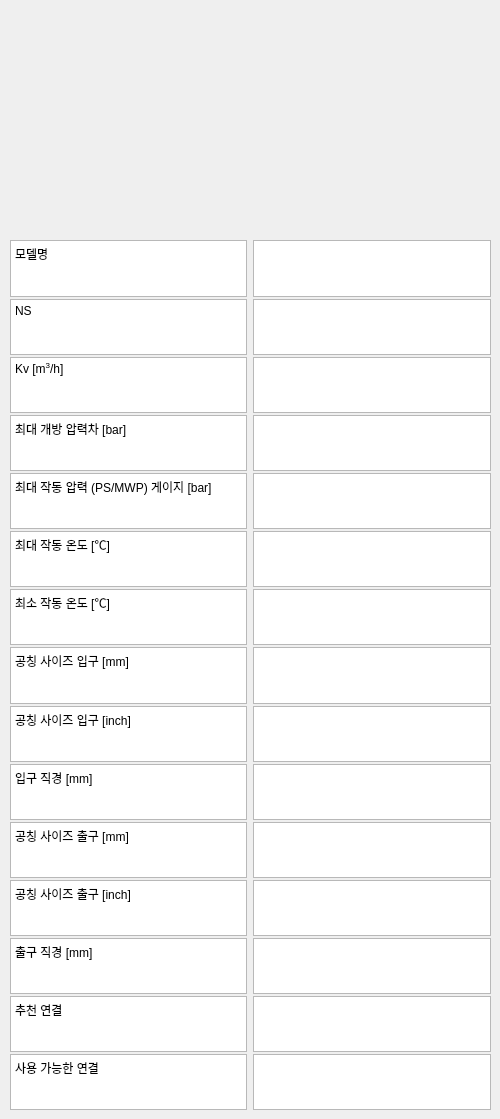
   <widget class="QWidget" name="top_tab">
    <attribute name="title">
     <string/>
    </attribute>
    <widget class="QLabel" name="valve_top_fig">
     <property name="geometry">
      <rect>
       <x>40</x>
       <y>10</y>
       <width>401</width>
       <height>221</height>
      </rect>
     </property>
     <property name="text">
      <string/>
     </property>
    </widget>
    <widget class="QWidget" name="gridLayoutWidget_2">
     <property name="geometry">
      <rect>
       <x>10</x>
       <y>240</y>
       <width>481</width>
       <height>870</height>
      </rect>
     </property>
     <layout class="QGridLayout" name="gridLayout_2" rowstretch="0,0,0,0,0,0,0,0,0,0,0,0,0,0,0" columnstretch="0,0">
      <property name="sizeConstraint">
       <enum>QLayout::SizeConstraint::SetDefaultConstraint</enum>
      </property>
      <property name="verticalSpacing">
       <number>2</number>
      </property>
      <item row="4" column="0">
       <widget class="QTextEdit" name="textEdit_10">
        <property name="html">
         <string>&lt;!DOCTYPE HTML PUBLIC &quot;-//W3C//DTD HTML 4.0//EN&quot; &quot;http://www.w3.org/TR/REC-html40/strict.dtd&quot;&gt;
&lt;html&gt;&lt;head&gt;&lt;meta name=&quot;qrichtext&quot; content=&quot;1&quot; /&gt;&lt;meta charset=&quot;utf-8&quot; /&gt;&lt;style type=&quot;text/css&quot;&gt;
p, li { white-space: pre-wrap; }
hr { height: 1px; border-width: 0; }
li.unchecked::marker { content: &quot;\2610&quot;; }
li.checked::marker { content: &quot;\2612&quot;; }
&lt;/style&gt;&lt;/head&gt;&lt;body style=&quot; font-family:'맑은 고딕'; font-size:9pt; font-weight:400; font-style:normal;&quot;&gt;
&lt;p style=&quot; margin-top:0px; margin-bottom:0px; margin-left:0px; margin-right:0px; -qt-block-indent:0; text-indent:0px;&quot;&gt;&lt;span style=&quot; font-family:'Gulim';&quot;&gt;최대 작동 압력 (PS/MWP) 게이지 [bar]&lt;/span&gt;&lt;/p&gt;&lt;/body&gt;&lt;/html&gt;</string>
        </property>
       </widget>
      </item>
      <item row="8" column="0">
       <widget class="QTextEdit" name="textEdit_18">
        <property name="html">
         <string>&lt;!DOCTYPE HTML PUBLIC &quot;-//W3C//DTD HTML 4.0//EN&quot; &quot;http://www.w3.org/TR/REC-html40/strict.dtd&quot;&gt;
&lt;html&gt;&lt;head&gt;&lt;meta name=&quot;qrichtext&quot; content=&quot;1&quot; /&gt;&lt;meta charset=&quot;utf-8&quot; /&gt;&lt;style type=&quot;text/css&quot;&gt;
p, li { white-space: pre-wrap; }
hr { height: 1px; border-width: 0; }
li.unchecked::marker { content: &quot;\2610&quot;; }
li.checked::marker { content: &quot;\2612&quot;; }
&lt;/style&gt;&lt;/head&gt;&lt;body style=&quot; font-family:'맑은 고딕'; font-size:9pt; font-weight:400; font-style:normal;&quot;&gt;
&lt;p style=&quot; margin-top:0px; margin-bottom:0px; margin-left:0px; margin-right:0px; -qt-block-indent:0; text-indent:0px;&quot;&gt;&lt;span style=&quot; font-family:'Gulim';&quot;&gt;공칭 사이즈 입구 [inch]&lt;/span&gt;&lt;/p&gt;&lt;/body&gt;&lt;/html&gt;</string>
        </property>
       </widget>
      </item>
      <item row="10" column="1">
       <widget class="QTextEdit" name="outlet_size_mm_2"/>
      </item>
      <item row="7" column="1">
       <widget class="QTextEdit" name="inlet_size_mm_2"/>
      </item>
      <item row="14" column="0">
       <widget class="QTextEdit" name="textEdit_30">
        <property name="html">
         <string>&lt;!DOCTYPE HTML PUBLIC &quot;-//W3C//DTD HTML 4.0//EN&quot; &quot;http://www.w3.org/TR/REC-html40/strict.dtd&quot;&gt;
&lt;html&gt;&lt;head&gt;&lt;meta name=&quot;qrichtext&quot; content=&quot;1&quot; /&gt;&lt;meta charset=&quot;utf-8&quot; /&gt;&lt;style type=&quot;text/css&quot;&gt;
p, li { white-space: pre-wrap; }
hr { height: 1px; border-width: 0; }
li.unchecked::marker { content: &quot;\2610&quot;; }
li.checked::marker { content: &quot;\2612&quot;; }
&lt;/style&gt;&lt;/head&gt;&lt;body style=&quot; font-family:'맑은 고딕'; font-size:9pt; font-weight:400; font-style:normal;&quot;&gt;
&lt;p style=&quot; margin-top:0px; margin-bottom:0px; margin-left:0px; margin-right:0px; -qt-block-indent:0; text-indent:0px;&quot;&gt;&lt;span style=&quot; font-family:'Gulim';&quot;&gt;사용 가능한 연결&lt;/span&gt;&lt;/p&gt;&lt;/body&gt;&lt;/html&gt;</string>
        </property>
       </widget>
      </item>
      <item row="0" column="0">
       <widget class="QTextEdit" name="textEdit_20">
        <property name="html">
         <string>&lt;!DOCTYPE HTML PUBLIC &quot;-//W3C//DTD HTML 4.0//EN&quot; &quot;http://www.w3.org/TR/REC-html40/strict.dtd&quot;&gt;
&lt;html&gt;&lt;head&gt;&lt;meta name=&quot;qrichtext&quot; content=&quot;1&quot; /&gt;&lt;meta charset=&quot;utf-8&quot; /&gt;&lt;style type=&quot;text/css&quot;&gt;
p, li { white-space: pre-wrap; }
hr { height: 1px; border-width: 0; }
li.unchecked::marker { content: &quot;\2610&quot;; }
li.checked::marker { content: &quot;\2612&quot;; }
&lt;/style&gt;&lt;/head&gt;&lt;body style=&quot; font-family:'맑은 고딕'; font-size:9pt; font-weight:400; font-style:normal;&quot;&gt;
&lt;p style=&quot; margin-top:0px; margin-bottom:0px; margin-left:0px; margin-right:0px; -qt-block-indent:0; text-indent:0px;&quot;&gt;&lt;span style=&quot; font-family:'Gulim';&quot;&gt;모델명&lt;/span&gt;&lt;/p&gt;&lt;/body&gt;&lt;/html&gt;</string>
        </property>
       </widget>
      </item>
      <item row="9" column="0">
       <widget class="QTextEdit" name="textEdit_26">
        <property name="html">
         <string>&lt;!DOCTYPE HTML PUBLIC &quot;-//W3C//DTD HTML 4.0//EN&quot; &quot;http://www.w3.org/TR/REC-html40/strict.dtd&quot;&gt;
&lt;html&gt;&lt;head&gt;&lt;meta name=&quot;qrichtext&quot; content=&quot;1&quot; /&gt;&lt;meta charset=&quot;utf-8&quot; /&gt;&lt;style type=&quot;text/css&quot;&gt;
p, li { white-space: pre-wrap; }
hr { height: 1px; border-width: 0; }
li.unchecked::marker { content: &quot;\2610&quot;; }
li.checked::marker { content: &quot;\2612&quot;; }
&lt;/style&gt;&lt;/head&gt;&lt;body style=&quot; font-family:'맑은 고딕'; font-size:9pt; font-weight:400; font-style:normal;&quot;&gt;
&lt;p style=&quot; margin-top:0px; margin-bottom:0px; margin-left:0px; margin-right:0px; -qt-block-indent:0; text-indent:0px;&quot;&gt;&lt;span style=&quot; font-family:'Gulim';&quot;&gt;입구 직경 [mm]&lt;/span&gt;&lt;/p&gt;&lt;/body&gt;&lt;/html&gt;</string>
        </property>
       </widget>
      </item>
      <item row="0" column="1">
       <widget class="QTextEdit" name="model_2"/>
      </item>
      <item row="3" column="0">
       <widget class="QTextEdit" name="textEdit_12">
        <property name="html">
         <string>&lt;!DOCTYPE HTML PUBLIC &quot;-//W3C//DTD HTML 4.0//EN&quot; &quot;http://www.w3.org/TR/REC-html40/strict.dtd&quot;&gt;
&lt;html&gt;&lt;head&gt;&lt;meta name=&quot;qrichtext&quot; content=&quot;1&quot; /&gt;&lt;meta charset=&quot;utf-8&quot; /&gt;&lt;style type=&quot;text/css&quot;&gt;
p, li { white-space: pre-wrap; }
hr { height: 1px; border-width: 0; }
li.unchecked::marker { content: &quot;\2610&quot;; }
li.checked::marker { content: &quot;\2612&quot;; }
&lt;/style&gt;&lt;/head&gt;&lt;body style=&quot; font-family:'맑은 고딕'; font-size:9pt; font-weight:400; font-style:normal;&quot;&gt;
&lt;p style=&quot; margin-top:0px; margin-bottom:0px; margin-left:0px; margin-right:0px; -qt-block-indent:0; text-indent:0px;&quot;&gt;&lt;span style=&quot; font-family:'Gulim';&quot;&gt;최대 개방 압력차 [bar]&lt;/span&gt;&lt;/p&gt;&lt;/body&gt;&lt;/html&gt;</string>
        </property>
       </widget>
      </item>
      <item row="6" column="1">
       <widget class="QTextEdit" name="min_T_2"/>
      </item>
      <item row="10" column="0">
       <widget class="QTextEdit" name="textEdit_22">
        <property name="html">
         <string>&lt;!DOCTYPE HTML PUBLIC &quot;-//W3C//DTD HTML 4.0//EN&quot; &quot;http://www.w3.org/TR/REC-html40/strict.dtd&quot;&gt;
&lt;html&gt;&lt;head&gt;&lt;meta name=&quot;qrichtext&quot; content=&quot;1&quot; /&gt;&lt;meta charset=&quot;utf-8&quot; /&gt;&lt;style type=&quot;text/css&quot;&gt;
p, li { white-space: pre-wrap; }
hr { height: 1px; border-width: 0; }
li.unchecked::marker { content: &quot;\2610&quot;; }
li.checked::marker { content: &quot;\2612&quot;; }
&lt;/style&gt;&lt;/head&gt;&lt;body style=&quot; font-family:'맑은 고딕'; font-size:9pt; font-weight:400; font-style:normal;&quot;&gt;
&lt;p style=&quot; margin-top:0px; margin-bottom:0px; margin-left:0px; margin-right:0px; -qt-block-indent:0; text-indent:0px;&quot;&gt;&lt;span style=&quot; font-family:'Gulim';&quot;&gt;공칭 사이즈 출구 [mm]&lt;/span&gt;&lt;/p&gt;&lt;/body&gt;&lt;/html&gt;</string>
        </property>
       </widget>
      </item>
      <item row="12" column="1">
       <widget class="QTextEdit" name="outlet_dia_2"/>
      </item>
      <item row="6" column="0">
       <widget class="QTextEdit" name="textEdit_14">
        <property name="html">
         <string>&lt;!DOCTYPE HTML PUBLIC &quot;-//W3C//DTD HTML 4.0//EN&quot; &quot;http://www.w3.org/TR/REC-html40/strict.dtd&quot;&gt;
&lt;html&gt;&lt;head&gt;&lt;meta name=&quot;qrichtext&quot; content=&quot;1&quot; /&gt;&lt;meta charset=&quot;utf-8&quot; /&gt;&lt;style type=&quot;text/css&quot;&gt;
p, li { white-space: pre-wrap; }
hr { height: 1px; border-width: 0; }
li.unchecked::marker { content: &quot;\2610&quot;; }
li.checked::marker { content: &quot;\2612&quot;; }
&lt;/style&gt;&lt;/head&gt;&lt;body style=&quot; font-family:'맑은 고딕'; font-size:9pt; font-weight:400; font-style:normal;&quot;&gt;
&lt;p style=&quot; margin-top:0px; margin-bottom:0px; margin-left:0px; margin-right:0px; -qt-block-indent:0; text-indent:0px;&quot;&gt;&lt;span style=&quot; font-family:'Gulim';&quot;&gt;최소 작동 온도 [℃]&lt;/span&gt;&lt;/p&gt;&lt;/body&gt;&lt;/html&gt;</string>
        </property>
       </widget>
      </item>
      <item row="5" column="1">
       <widget class="QTextEdit" name="max_T_2"/>
      </item>
      <item row="4" column="1">
       <widget class="QTextEdit" name="max_p_2"/>
      </item>
      <item row="12" column="0">
       <widget class="QTextEdit" name="textEdit_32">
        <property name="html">
         <string>&lt;!DOCTYPE HTML PUBLIC &quot;-//W3C//DTD HTML 4.0//EN&quot; &quot;http://www.w3.org/TR/REC-html40/strict.dtd&quot;&gt;
&lt;html&gt;&lt;head&gt;&lt;meta name=&quot;qrichtext&quot; content=&quot;1&quot; /&gt;&lt;meta charset=&quot;utf-8&quot; /&gt;&lt;style type=&quot;text/css&quot;&gt;
p, li { white-space: pre-wrap; }
hr { height: 1px; border-width: 0; }
li.unchecked::marker { content: &quot;\2610&quot;; }
li.checked::marker { content: &quot;\2612&quot;; }
&lt;/style&gt;&lt;/head&gt;&lt;body style=&quot; font-family:'맑은 고딕'; font-size:9pt; font-weight:400; font-style:normal;&quot;&gt;
&lt;p style=&quot; margin-top:0px; margin-bottom:0px; margin-left:0px; margin-right:0px; -qt-block-indent:0; text-indent:0px;&quot;&gt;&lt;span style=&quot; font-family:'Gulim';&quot;&gt;출구 직경 [mm]&lt;/span&gt;&lt;/p&gt;&lt;/body&gt;&lt;/html&gt;</string>
        </property>
       </widget>
      </item>
      <item row="11" column="1">
       <widget class="QTextEdit" name="outlet_size_inch_2"/>
      </item>
      <item row="7" column="0">
       <widget class="QTextEdit" name="textEdit_31">
        <property name="html">
         <string>&lt;!DOCTYPE HTML PUBLIC &quot;-//W3C//DTD HTML 4.0//EN&quot; &quot;http://www.w3.org/TR/REC-html40/strict.dtd&quot;&gt;
&lt;html&gt;&lt;head&gt;&lt;meta name=&quot;qrichtext&quot; content=&quot;1&quot; /&gt;&lt;meta charset=&quot;utf-8&quot; /&gt;&lt;style type=&quot;text/css&quot;&gt;
p, li { white-space: pre-wrap; }
hr { height: 1px; border-width: 0; }
li.unchecked::marker { content: &quot;\2610&quot;; }
li.checked::marker { content: &quot;\2612&quot;; }
&lt;/style&gt;&lt;/head&gt;&lt;body style=&quot; font-family:'맑은 고딕'; font-size:9pt; font-weight:400; font-style:normal;&quot;&gt;
&lt;p style=&quot; margin-top:0px; margin-bottom:0px; margin-left:0px; margin-right:0px; -qt-block-indent:0; text-indent:0px;&quot;&gt;&lt;span style=&quot; font-family:'Gulim';&quot;&gt;공칭 사이즈 입구 [mm]&lt;/span&gt;&lt;/p&gt;&lt;/body&gt;&lt;/html&gt;</string>
        </property>
       </widget>
      </item>
      <item row="11" column="0">
       <widget class="QTextEdit" name="textEdit_24">
        <property name="html">
         <string>&lt;!DOCTYPE HTML PUBLIC &quot;-//W3C//DTD HTML 4.0//EN&quot; &quot;http://www.w3.org/TR/REC-html40/strict.dtd&quot;&gt;
&lt;html&gt;&lt;head&gt;&lt;meta name=&quot;qrichtext&quot; content=&quot;1&quot; /&gt;&lt;meta charset=&quot;utf-8&quot; /&gt;&lt;style type=&quot;text/css&quot;&gt;
p, li { white-space: pre-wrap; }
hr { height: 1px; border-width: 0; }
li.unchecked::marker { content: &quot;\2610&quot;; }
li.checked::marker { content: &quot;\2612&quot;; }
&lt;/style&gt;&lt;/head&gt;&lt;body style=&quot; font-family:'맑은 고딕'; font-size:9pt; font-weight:400; font-style:normal;&quot;&gt;
&lt;p style=&quot; margin-top:0px; margin-bottom:0px; margin-left:0px; margin-right:0px; -qt-block-indent:0; text-indent:0px;&quot;&gt;&lt;span style=&quot; font-family:'Gulim';&quot;&gt;공칭 사이즈 출구 [inch]&lt;/span&gt;&lt;/p&gt;&lt;/body&gt;&lt;/html&gt;</string>
        </property>
       </widget>
      </item>
      <item row="13" column="0">
       <widget class="QTextEdit" name="textEdit_28">
        <property name="html">
         <string>&lt;!DOCTYPE HTML PUBLIC &quot;-//W3C//DTD HTML 4.0//EN&quot; &quot;http://www.w3.org/TR/REC-html40/strict.dtd&quot;&gt;
&lt;html&gt;&lt;head&gt;&lt;meta name=&quot;qrichtext&quot; content=&quot;1&quot; /&gt;&lt;meta charset=&quot;utf-8&quot; /&gt;&lt;style type=&quot;text/css&quot;&gt;
p, li { white-space: pre-wrap; }
hr { height: 1px; border-width: 0; }
li.unchecked::marker { content: &quot;\2610&quot;; }
li.checked::marker { content: &quot;\2612&quot;; }
&lt;/style&gt;&lt;/head&gt;&lt;body style=&quot; font-family:'맑은 고딕'; font-size:9pt; font-weight:400; font-style:normal;&quot;&gt;
&lt;p style=&quot; margin-top:0px; margin-bottom:0px; margin-left:0px; margin-right:0px; -qt-block-indent:0; text-indent:0px;&quot;&gt;&lt;span style=&quot; font-family:'Gulim';&quot;&gt;추천 연결&lt;/span&gt;&lt;/p&gt;&lt;/body&gt;&lt;/html&gt;</string>
        </property>
       </widget>
      </item>
      <item row="8" column="1">
       <widget class="QTextEdit" name="inlet_size_inch_2"/>
      </item>
      <item row="2" column="1">
       <widget class="QTextEdit" name="Kv_2"/>
      </item>
      <item row="9" column="1">
       <widget class="QTextEdit" name="inlet_dia_2"/>
      </item>
      <item row="2" column="0">
       <widget class="QTextEdit" name="textEdit_8">
        <property name="html">
         <string>&lt;!DOCTYPE HTML PUBLIC &quot;-//W3C//DTD HTML 4.0//EN&quot; &quot;http://www.w3.org/TR/REC-html40/strict.dtd&quot;&gt;
&lt;html&gt;&lt;head&gt;&lt;meta name=&quot;qrichtext&quot; content=&quot;1&quot; /&gt;&lt;meta charset=&quot;utf-8&quot; /&gt;&lt;style type=&quot;text/css&quot;&gt;
p, li { white-space: pre-wrap; }
hr { height: 1px; border-width: 0; }
li.unchecked::marker { content: &quot;\2610&quot;; }
li.checked::marker { content: &quot;\2612&quot;; }
&lt;/style&gt;&lt;/head&gt;&lt;body style=&quot; font-family:'맑은 고딕'; font-size:9pt; font-weight:400; font-style:normal;&quot;&gt;
&lt;p style=&quot; margin-top:0px; margin-bottom:0px; margin-left:0px; margin-right:0px; -qt-block-indent:0; text-indent:0px;&quot;&gt;&lt;span style=&quot; font-family:'Gulim';&quot;&gt;Kv [m&lt;/span&gt;&lt;span style=&quot; font-family:'Gulim'; vertical-align:super;&quot;&gt;3&lt;/span&gt;&lt;span style=&quot; font-family:'Gulim';&quot;&gt;/h]&lt;/span&gt;&lt;/p&gt;&lt;/body&gt;&lt;/html&gt;</string>
        </property>
       </widget>
      </item>
      <item row="1" column="1">
       <widget class="QTextEdit" name="NS_2"/>
      </item>
      <item row="3" column="1">
       <widget class="QTextEdit" name="max_dp_2"/>
      </item>
      <item row="14" column="1">
       <widget class="QTextEdit" name="connect_possible_2"/>
      </item>
      <item row="5" column="0">
       <widget class="QTextEdit" name="textEdit_16">
        <property name="html">
         <string>&lt;!DOCTYPE HTML PUBLIC &quot;-//W3C//DTD HTML 4.0//EN&quot; &quot;http://www.w3.org/TR/REC-html40/strict.dtd&quot;&gt;
&lt;html&gt;&lt;head&gt;&lt;meta name=&quot;qrichtext&quot; content=&quot;1&quot; /&gt;&lt;meta charset=&quot;utf-8&quot; /&gt;&lt;style type=&quot;text/css&quot;&gt;
p, li { white-space: pre-wrap; }
hr { height: 1px; border-width: 0; }
li.unchecked::marker { content: &quot;\2610&quot;; }
li.checked::marker { content: &quot;\2612&quot;; }
&lt;/style&gt;&lt;/head&gt;&lt;body style=&quot; font-family:'맑은 고딕'; font-size:9pt; font-weight:400; font-style:normal;&quot;&gt;
&lt;p style=&quot; margin-top:0px; margin-bottom:0px; margin-left:0px; margin-right:0px; -qt-block-indent:0; text-indent:0px;&quot;&gt;&lt;span style=&quot; font-family:'Gulim';&quot;&gt;최대 작동 온도 [℃]&lt;/span&gt;&lt;/p&gt;&lt;/body&gt;&lt;/html&gt;</string>
        </property>
       </widget>
      </item>
      <item row="13" column="1">
       <widget class="QTextEdit" name="connect_recommand_2"/>
      </item>
      <item row="1" column="0">
       <widget class="QTextEdit" name="textEdit_6">
        <property name="html">
         <string>&lt;!DOCTYPE HTML PUBLIC &quot;-//W3C//DTD HTML 4.0//EN&quot; &quot;http://www.w3.org/TR/REC-html40/strict.dtd&quot;&gt;
&lt;html&gt;&lt;head&gt;&lt;meta name=&quot;qrichtext&quot; content=&quot;1&quot; /&gt;&lt;meta charset=&quot;utf-8&quot; /&gt;&lt;style type=&quot;text/css&quot;&gt;
p, li { white-space: pre-wrap; }
hr { height: 1px; border-width: 0; }
li.unchecked::marker { content: &quot;\2610&quot;; }
li.checked::marker { content: &quot;\2612&quot;; }
&lt;/style&gt;&lt;/head&gt;&lt;body style=&quot; font-family:'맑은 고딕'; font-size:9pt; font-weight:400; font-style:normal;&quot;&gt;
&lt;p style=&quot; margin-top:0px; margin-bottom:0px; margin-left:0px; margin-right:0px; -qt-block-indent:0; text-indent:0px;&quot;&gt;&lt;span style=&quot; font-family:'Gulim';&quot;&gt;NS&lt;/span&gt;&lt;/p&gt;&lt;/body&gt;&lt;/html&gt;</string>
        </property>
       </widget>
      </item>
     </layout>
    </widget>
   </widget>
